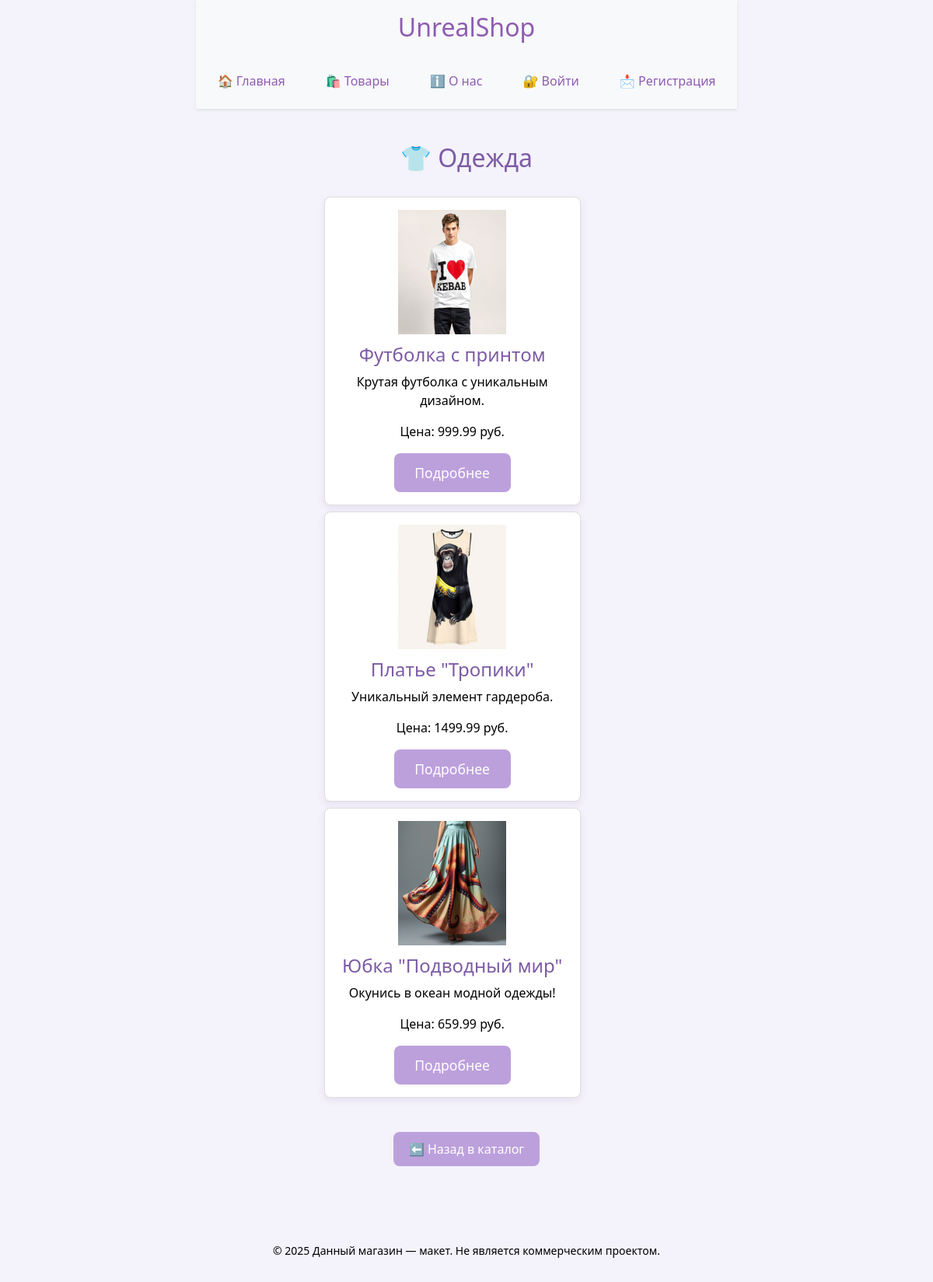
/catalog/clothing, run on the app's committed database.
### website/models.py (models this page shows)
class Product(db.Model):
    id = db.Column(db.Integer, primary_key=True)
    name = db.Column(db.String(100), nullable=False)
    price = db.Column(db.Float, nullable=False)
    description = db.Column(db.Text)
    image = db.Column(db.String(200))
    category = db.Column(db.String(50), nullable=False)

### website/views.py (the view)
@views.route('/catalog/clothing')
def clothing():
    clothes = Product.query.filter_by(category='clothing').all()
    return render_template('clothing.html', products=clothes)

### website/templates/clothing.html (shortened to what this page needs)
{% extends "base.html" %}
{% block content %}
<h1>👕 Одежда</h1>
<div class="product-grid">
    {% if products %}
        {% for product in products %}
            <div class="product-card">
                <img src="{{ url_for('static', filename=product.image) }}" alt="{{ product.name }}">
                <h4>{{ product.name }}</h4>
                <p>{{ product.description | truncate(60) }}</p>
                <p>Цена: {{ product.price | round(2) }} руб.</p>
                <div class="btn-wrapper">
                    <a href="{{ url_for('views.product', product_id=product.id) }}" class="btn btn-outline-primary btn-details">Подробнее</a>
                </div>
            </div>
        {% endfor %}
    {% else %}
        <p>В этой категории пока нет товаров.</p>
    {% endif %}
</div>
<br>
<div class="catalog-container">
    <a href="{{ url_for('views.catalog') }}" class="btn-back">⬅️ Назад в каталог</a>
</div>
{% endblock %}

### static/css/style.css (style rules this page uses)
body { display: flex; flex-direction: column; align-items: center; justify-content: center; min-height: 100vh; margin: 0; font-family: 'Segoe UI', Tahoma, Geneva, Verdana, sans-serif; background-color: #f4f2fa; color: #7d5ba6; }
h1, h2, h3, h4, a, label, li { color: #7d5ba6; }
p, span { color: #000000; }
.btn { font-size: 1rem; padding: 10px 20px; border-radius: 8px; transition: background-color 0.3s ease; background-color: #bca0dc; color: white; border: none; }
:root { --bs-primary: #8e5bb3; --bs-primary-rgb: 142, 91, 179; }
.product-grid { display: flex; flex-wrap: wrap; gap: 20px; justify-content: center; }
.product-card { background-color: white; border: 1px solid #ddd; border-radius: 12px; padding: 16px; width: 250px; box-shadow: 0 4px 8px rgba(125, 91, 166, 0.1); text-align: left; }
.product-card img { width: 100%; border-radius: 8px; margin-bottom: 12px; max-height: 160px; object-fit: contain; }
h1 { font-size: 2rem; color: #7d5ba6; margin-bottom: 30px; }
.btn { font-size: 1.1rem; padding: 12px 24px; border-radius: 8px; width: 150px; cursor: pointer; transition: background-color 0.3s ease, transform 0.2s ease; }
.btn-back { background-color: #a88ed8; color: white; border: none; }
.product-grid { display: grid; flex-wrap: wrap; gap: 8px; justify-content: center; grid-template-columns: repeat(auto-fit, min(2px, 1fr)); }
.product-card { display: flex; flex-direction: column; height: 100%; padding: 16px; border: 1px solid #ccc; border-radius: 8px; }
.product-card img { max-width: 100%; height: auto; }
.product-card .btn { margin-top: auto; }
.btn-back { display: inline-block; padding: 10px 20px; margin-top: 20px; background-color: #bca0dc; color: white; border: none; border-radius: 8px; text-decoration: none; font-size: 1rem; transition: background-color 0.3s ease; }
.product-card { background-color: white; border: 1px solid #ddd; border-radius: 8px; padding: 16px; text-align: center; box-shadow: 0 4px 8px rgba(125, 91, 166, 0.1); width: 90%; font-family: 'Segoe UI', Tahoma, Geneva, Verdana, sans-serif; max-width: 400px; }
.product-card img { width: 100%; height: 160px; object-fit: contain; border-radius: 8px; margin-bottom: 12px; }

### data on the page
Product: image (picture), name "Футболка с принтом", description "Крутая футболка с уникальным дизайном.", price "999.99"
Product: image (picture), name "Платье \"Тропики\"", description "Уникальный элемент гардероба.", price "1499.99"
Product: image (picture), name "Юбка \"Подводный мир\"", description "Окунись в океан модной одежды!", price "659.99"
